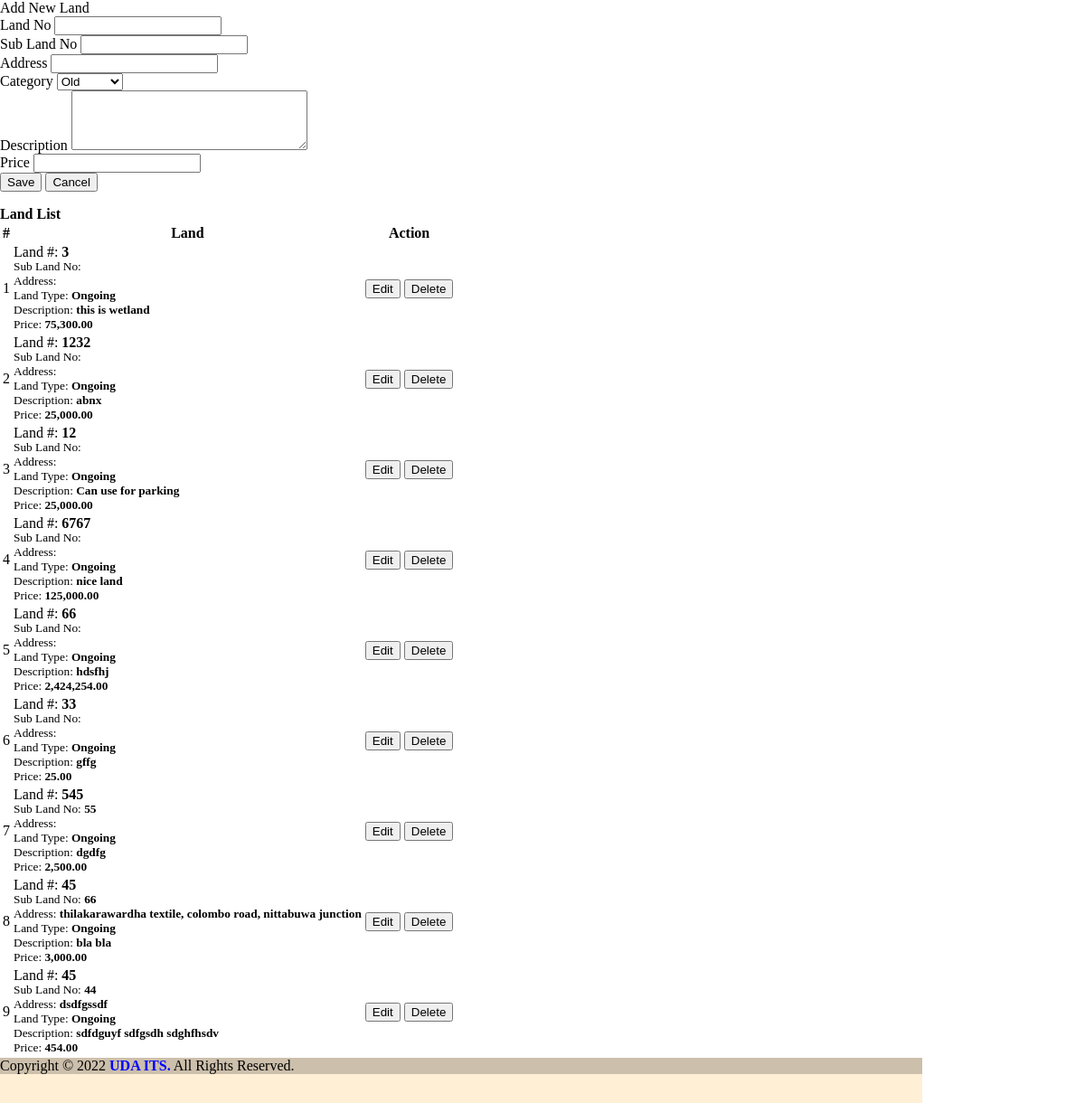
The page /houses.php on the database its author committed.
### tables this page shows
CREATE TABLE `houses` (
  `id` int(11) NOT NULL,
  `house_no` varchar(50) NOT NULL,
  `sub_land_no` varchar(50) NOT NULL,
  `lnd_add` varchar(300) NOT NULL,
  `category_id` int(11) NOT NULL,
  `description` text NOT NULL,
  `price` double NOT NULL
);

CREATE TABLE `categories` (
  `id` int(11) NOT NULL,
  `name` varchar(200) NOT NULL
);

### houses.php (the view, shortened to what this page needs)
<?php include('db_connect.php');?>
<div class="container-fluid">
	<div class="col-lg-12">
		<div class="row">
			<div class="col-md-4">
			<form action="" id="manage-house">
				<div class="card">
					<div class="card-header">
						    Add New Land
				  	</div>
					<div class="card-body">
							<div class="form-group">
								<label class="control-label">Land No</label>
								<input type="text" class="form-control" name="house_no" required="">
							</div>
							<div class="form-group">
								<label class="control-label">Sub Land No</label>
								<input type="text" class="form-control" name="sub_land_no" >
							</div>
							<div class="form-group">
								<label class="control-label">Address</label>
								<input type="text" class="form-control" name="lnd_add" >
							</div>
							<div class="form-group">
								<label class="control-label">Category</label>
								<select name="category_id" id="" class="custom-select" required>
									<?php
									$categories = $conn->query("SELECT * FROM categories order by name asc");
									if($categories->num_rows > 0):
									while($row= $categories->fetch_assoc()) :
									?>
									<option value="<?php echo $row['id'] ?>"><?php echo $row['name'] ?></option>
								<?php endwhile; ?>
								<?php else: ?>
									<option selected="" value="" disabled="">Please check the category list.</option>
								<?php endif; ?>
								</select>
							</div>
							<div class="form-group">
								<label for="" class="control-label">Description</label>
								<textarea name="description" id="" cols="30" rows="4" class="form-control" required></textarea>
							</div>
							<div class="form-group">
								<label class="control-label">Price</label>
								<input type="number" class="form-control text-right" name="price" step="any" required="">
							</div>
					</div>
					<div class="card-footer">
						<div class="row">
							<div class="col-md-12">
								<button class="btn btn-sm btn-primary col-sm-3 offset-md-3"> Save</button>
								<button class="btn btn-sm btn-default col-sm-3" type="reset" > Cancel</button>
							</div>
						</div>
					</div>
				</div>
			</form>
			</div>
			<div class="col-md-8">
				<div class="card">
					<div class="card-header">
						<b>Land List</b>
					</div>
					<div class="card-body">
						<table class="table table-bordered table-hover">
							<thead>
								<tr>
									<th class="text-center">#</th>
									<th class="text-center">Land</th>
									<th class="text-center">Action</th>
								</tr>
							</thead>
							<tbody>
								<?php
								$i = 1;
								$house = $conn->query("SELECT h.*,c.name as cname FROM houses h inner join categories c on c.id = h.category_id order by id asc");
								while($row=$house->fetch_assoc()):
								?>
								<tr>
									<td class="text-center"><?php echo $i++ ?></td>
									<td class="">
										<p>Land #: <b><?php echo $row['house_no'] ?></b></p>
										<p><small>Sub Land No: <b><?php echo $row['sub_land_no'] ?></b></small></p>
										<p><small>Address: <b><?php echo $row['lnd_add'] ?></b></small></p>
										<p><small>Land Type: <b><?php echo $row['cname'] ?></b></small></p>
										<p><small>Description: <b><?php echo $row['description'] ?></b></small></p>
										<p><small>Price: <b><?php echo number_format($row['price'],2) ?></b></small></p>
									</td>
									<td class="text-center">
										<button class="btn btn-sm btn-primary edit_house" type="button" data-id="<?php echo $row['id'] ?>"  data-house_no="<?php echo $row['house_no'] ?>" data-sub_land_no="<?php echo $row['sub_land_no'] ?>" data-lnd_add="<?php echo $row['lnd_add'] ?>" data-description="<?php echo $row['description'] ?>" data-category_id="<?php echo $row['category_id'] ?>" data-price="<?php echo $row['price'] ?>" >Edit</button>
										<button class="btn btn-sm btn-danger delete_house" type="button" data-id="<?php echo $row['id'] ?>">Delete</button>
									</td>
								</tr>
								<?php endwhile; ?>
							</tbody>
						</table>
					</div>
				</div>
			</div>
		</div>
	</div>
</div>
<?php
        include "footer.php";
    ?>

### footer.php (style rules this page uses)
body { min-height:100vh; margin:0;padding:0; position:relative; }
body { position: relative; }
body::after { content: ''; display: block; height: 50px; }

### houses.php (style rules this page uses)
td { vertical-align: middle !important; }
td p { margin: unset; padding: unset; line-height: 1em; }

### rows shown on the page
houses: house_no "3", category.name "Ongoing", description "this is wetland", price "75,300.00"
houses: house_no "1232", category.name "Ongoing", description "abnx", price "25,000.00"
houses: house_no "12", category.name "Ongoing", description "Can use for parking", price "25,000.00"
houses: house_no "6767", category.name "Ongoing", description "nice land", price "125,000.00"
houses: house_no "66", category.name "Ongoing", description "hdsfhj", price "2,424,254.00"
houses: house_no "33", category.name "Ongoing", description "gffg", price "25.00"
houses: house_no "545", sub_land_no "55", category.name "Ongoing", description "dgdfg", price "2,500.00"
houses: house_no "45", sub_land_no "66", lnd_add "thilakarawardha textile, colombo road, nittabuwa junction", category.name "Ongoing", description "bla bla", price "3,000.00"
houses: house_no "45", sub_land_no "44", lnd_add "dsdfgssdf", category.name "Ongoing", description "sdfdguyf sdfgsdh sdghfhsdv", price "454.00"

### other values the page prints
form field category_id "Old"
